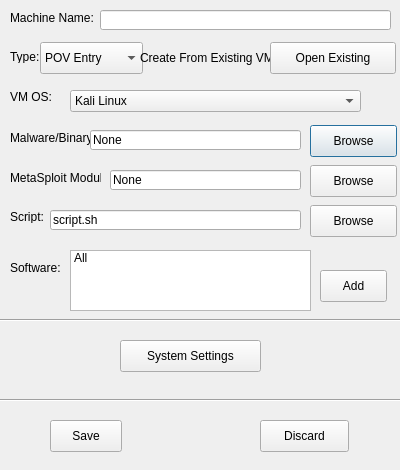
<?xml version="1.0" encoding="UTF-8"?>
<ui version="4.0">
 <class>MachineEdit</class>
 <widget class="QDialog" name="MachineEdit">
  <property name="geometry">
   <rect>
    <x>0</x>
    <y>0</y>
    <width>400</width>
    <height>470</height>
   </rect>
  </property>
  <property name="windowTitle">
   <string>Edit</string>
  </property>
  <property name="modal">
   <bool>true</bool>
  </property>
  <widget class="QLabel" name="label">
   <property name="geometry">
    <rect>
     <x>-160</x>
     <y>230</y>
     <width>47</width>
     <height>13</height>
    </rect>
   </property>
   <property name="text">
    <string>TextLabel</string>
   </property>
  </widget>
  <widget class="QPushButton" name="browse1">
   <property name="geometry">
    <rect>
     <x>310</x>
     <y>125</y>
     <width>87</width>
     <height>32</height>
    </rect>
   </property>
   <property name="text">
    <string>Browse</string>
   </property>
  </widget>
  <widget class="QLabel" name="mname">
   <property name="geometry">
    <rect>
     <x>10</x>
     <y>10</y>
     <width>94</width>
     <height>16</height>
    </rect>
   </property>
   <property name="text">
    <string>Machine Name:</string>
   </property>
  </widget>
  <widget class="QLineEdit" name="machineName">
   <property name="geometry">
    <rect>
     <x>100</x>
     <y>10</y>
     <width>291</width>
     <height>20</height>
    </rect>
   </property>
  </widget>
  <widget class="QLabel" name="label_2">
   <property name="geometry">
    <rect>
     <x>10</x>
     <y>50</y>
     <width>47</width>
     <height>13</height>
    </rect>
   </property>
   <property name="text">
    <string>Type:</string>
   </property>
  </widget>
  <widget class="QComboBox" name="type">
   <property name="geometry">
    <rect>
     <x>40</x>
     <y>42</y>
     <width>103</width>
     <height>32</height>
    </rect>
   </property>
   <item>
    <property name="text">
     <string>POV Entry</string>
    </property>
   </item>
   <item>
    <property name="text">
     <string>Attacker</string>
    </property>
   </item>
  </widget>
  <widget class="QLabel" name="cfevm">
   <property name="geometry">
    <rect>
     <x>140</x>
     <y>50</y>
     <width>131</width>
     <height>16</height>
    </rect>
   </property>
   <property name="text">
    <string>Create From Existing VM:</string>
   </property>
  </widget>
  <widget class="QPushButton" name="b1">
   <property name="geometry">
    <rect>
     <x>270</x>
     <y>42</y>
     <width>126</width>
     <height>32</height>
    </rect>
   </property>
   <property name="text">
    <string>Open Existing</string>
   </property>
  </widget>
  <widget class="QLabel" name="vmos">
   <property name="geometry">
    <rect>
     <x>10</x>
     <y>90</y>
     <width>47</width>
     <height>13</height>
    </rect>
   </property>
   <property name="text">
    <string>VM OS:</string>
   </property>
  </widget>
  <widget class="QComboBox" name="cb2">
   <property name="geometry">
    <rect>
     <x>70</x>
     <y>90</y>
     <width>291</width>
     <height>22</height>
    </rect>
   </property>
   <item>
    <property name="text">
     <string>Kali Linux</string>
    </property>
   </item>
  </widget>
  <widget class="QLabel" name="malwarebinary">
   <property name="geometry">
    <rect>
     <x>10</x>
     <y>130</y>
     <width>81</width>
     <height>16</height>
    </rect>
   </property>
   <property name="text">
    <string>Malware/Binary:</string>
   </property>
  </widget>
  <widget class="QLineEdit" name="input1">
   <property name="geometry">
    <rect>
     <x>90</x>
     <y>130</y>
     <width>211</width>
     <height>20</height>
    </rect>
   </property>
   <property name="text">
    <string>None</string>
   </property>
  </widget>
  <widget class="QLabel" name="msmodule">
   <property name="geometry">
    <rect>
     <x>10</x>
     <y>170</y>
     <width>91</width>
     <height>16</height>
    </rect>
   </property>
   <property name="text">
    <string>MetaSploit Module:</string>
   </property>
  </widget>
  <widget class="QLineEdit" name="input2">
   <property name="geometry">
    <rect>
     <x>110</x>
     <y>170</y>
     <width>191</width>
     <height>20</height>
    </rect>
   </property>
   <property name="text">
    <string>None</string>
   </property>
  </widget>
  <widget class="QPushButton" name="browse2">
   <property name="geometry">
    <rect>
     <x>310</x>
     <y>165</y>
     <width>87</width>
     <height>32</height>
    </rect>
   </property>
   <property name="text">
    <string>Browse</string>
   </property>
  </widget>
  <widget class="QLabel" name="script">
   <property name="geometry">
    <rect>
     <x>10</x>
     <y>210</y>
     <width>47</width>
     <height>13</height>
    </rect>
   </property>
   <property name="text">
    <string>Script:</string>
   </property>
  </widget>
  <widget class="QLineEdit" name="input3">
   <property name="geometry">
    <rect>
     <x>50</x>
     <y>210</y>
     <width>251</width>
     <height>20</height>
    </rect>
   </property>
   <property name="text">
    <string>script.sh</string>
   </property>
  </widget>
  <widget class="QPushButton" name="browse3">
   <property name="geometry">
    <rect>
     <x>310</x>
     <y>205</y>
     <width>87</width>
     <height>32</height>
    </rect>
   </property>
   <property name="text">
    <string>Browse</string>
   </property>
  </widget>
  <widget class="QLabel" name="software">
   <property name="geometry">
    <rect>
     <x>10</x>
     <y>260</y>
     <width>58</width>
     <height>16</height>
    </rect>
   </property>
   <property name="text">
    <string>Software:</string>
   </property>
  </widget>
  <widget class="QListWidget" name="list1">
   <property name="geometry">
    <rect>
     <x>70</x>
     <y>250</y>
     <width>241</width>
     <height>61</height>
    </rect>
   </property>
   <item>
    <property name="text">
     <string>All</string>
    </property>
   </item>
  </widget>
  <widget class="QPushButton" name="add">
   <property name="geometry">
    <rect>
     <x>320</x>
     <y>270</y>
     <width>67</width>
     <height>32</height>
    </rect>
   </property>
   <property name="text">
    <string>Add</string>
   </property>
  </widget>
  <widget class="Line" name="line">
   <property name="geometry">
    <rect>
     <x>0</x>
     <y>310</y>
     <width>401</width>
     <height>20</height>
    </rect>
   </property>
   <property name="orientation">
    <enum>Qt::Horizontal</enum>
   </property>
  </widget>
  <widget class="QPushButton" name="syssets">
   <property name="geometry">
    <rect>
     <x>120</x>
     <y>340</y>
     <width>141</width>
     <height>32</height>
    </rect>
   </property>
   <property name="text">
    <string>System Settings</string>
   </property>
  </widget>
  <widget class="Line" name="line_2">
   <property name="geometry">
    <rect>
     <x>0</x>
     <y>390</y>
     <width>401</width>
     <height>21</height>
    </rect>
   </property>
   <property name="orientation">
    <enum>Qt::Horizontal</enum>
   </property>
  </widget>
  <widget class="QPushButton" name="save">
   <property name="geometry">
    <rect>
     <x>50</x>
     <y>420</y>
     <width>72</width>
     <height>32</height>
    </rect>
   </property>
   <property name="text">
    <string>Save</string>
   </property>
  </widget>
  <widget class="QPushButton" name="discard">
   <property name="geometry">
    <rect>
     <x>260</x>
     <y>420</y>
     <width>89</width>
     <height>32</height>
    </rect>
   </property>
   <property name="text">
    <string>Discard</string>
   </property>
  </widget>
 </widget>
 <resources/>
 <connections/>
</ui>
